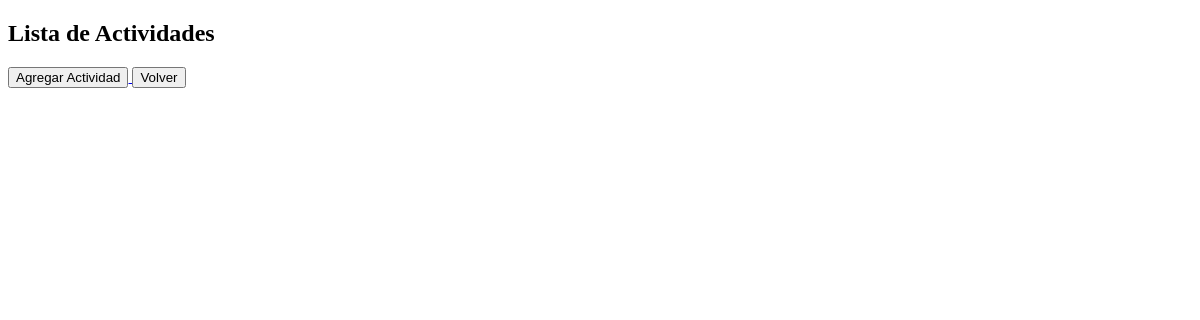
The app's page /listaActividades, older data.
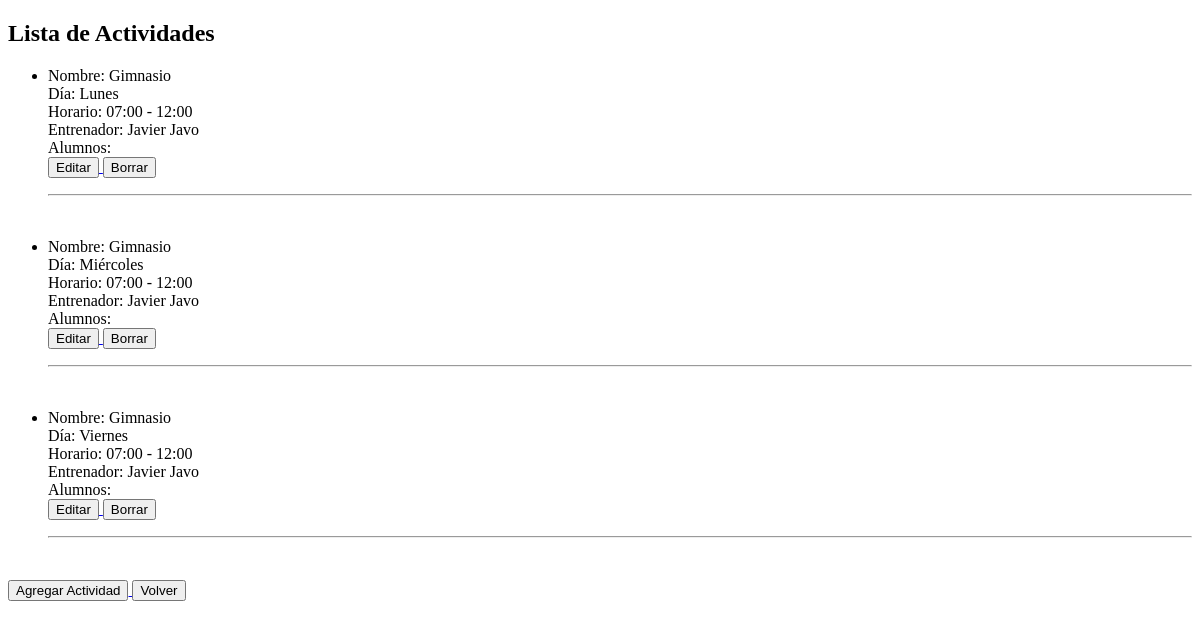
The same page, newer data.
### Actividades/models.py (models this page shows, shortened)
class Actividad(models.Model):
    nombre = models.CharField(max_length=50)
    dia = models.ForeignKey(Dia, on_delete=models.CASCADE)
    horario = models.ForeignKey(Horario, on_delete=models.CASCADE)
    entrenadores = models.ManyToManyField(Entrenador)
    class Meta:
        ordering = ['id']

class Dia(models.Model):
    nombre = models.CharField(max_length=20)
    def __str__(self):
        return self.nombre

class Horario(models.Model):
    horario = models.CharField(max_length=50)
    def __str__(self):
        return self.horario

### Entrenadores/models.py (models this page shows)
class Entrenador(models.Model):
    nombre = models.CharField(max_length=20)
    apellido = models.CharField(max_length=20)
    dni = models.PositiveIntegerField()
    def __str__(self):
        return f'{self.nombre} {self.apellido}'
    class Meta:
        ordering = ['apellido']

### Actividades/views.py (the view)
# urls.py: path('listaActividades', views.listarActividades, name='listaActividades'),
def listarActividades(request):
    actividades = Actividad.objects.all()
    alumnos = Alumno.objects.all()
    contexto = {
        'titulo': 'Lista de Actividades',
        'actividades': actividades,
        'alumnos': alumnos
    }
    return render(request, 'Actividades/listaActividades.html', contexto)

### Actividades/templates/Actividades/listaActividades.html (shortened to what this page needs)
<!DOCTYPE html>
<html lang="en">
<head>
</head>
<body>
    <h2>{{titulo}}</h2>
    <ul>
        {% for actividad in actividades %}
        <li>
            <p>
                Nombre: {{actividad.nombre}}<br>
                Día: {{actividad.dia}}<br>
                Horario: {{actividad.horario}}<br>
                Entrenador: {% for entrenador in actividad.entrenadores.all %}
                {{entrenador}}
            {% endfor %}<br>
                Alumnos:
                <br>
                <a href=" {% url 'editarActividad' actividad.id %} ">
                    <button>Editar</button>
                </a>
                <a href=" {% url 'borrarActividad' actividad.id %} ">
                    <button>Borrar</button>
                </a>
            </p>
        </li>
        <hr>
        <br>
        {% endfor %}
    </ul>
    <a href=" {% url 'crearActividad' %} ">
        <button>Agregar Actividad</button>
    </a>
    <a href=" {% url 'HomePage' %} ">
        <button>Volver</button>
    </a>
</body>
</html>

Row changes from the older to the newer data that the page shows:
added Actividad: nombre "Gimnasio", dia "Lunes", horario "07:00 - 12:00"
added Entrenador: nombre+apellido "Javier Javo"
added Actividad: nombre "Gimnasio", dia "Miércoles", horario "07:00 - 12:00"
added Actividad: nombre "Gimnasio", dia "Viernes", horario "07:00 - 12:00"
